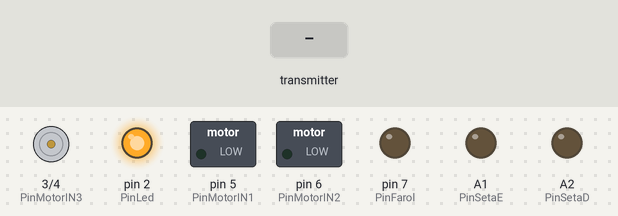
A sketch run on a simulated Arduino Uno, built with avr-gcc and run on an emulated ATmega328P. On the bench: motor-driver pin pairs drawn as motors (green arrow = first pin HIGH = forward, orange = second pin HIGH = backward, longer = more drive), switched loads named in the sketch (green lamp = pin HIGH), output pins drawn as LEDs (lit = HIGH). Dashed ring = blinking. Inputs (shaded band) come from the test bench. No radio packets arrive unless stated; what the sketch prints to the serial monitor is not drawn.

Above: at 1.2 s.
1.3 s: the transmitter starts sending R2 = 1
At 1.68 s:
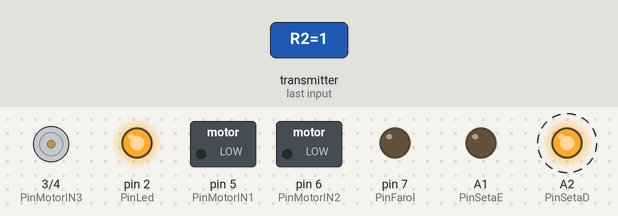
4.3 s: the transmitter starts sending RX = 256
At 5.5 s:
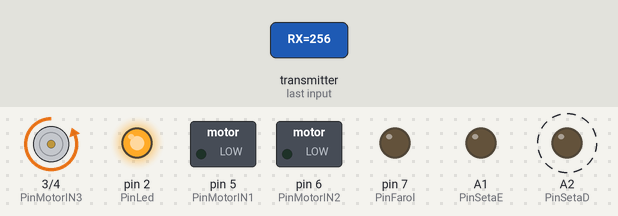
7.3 s: the transmitter starts sending L2 = 1
At 7.76 s:
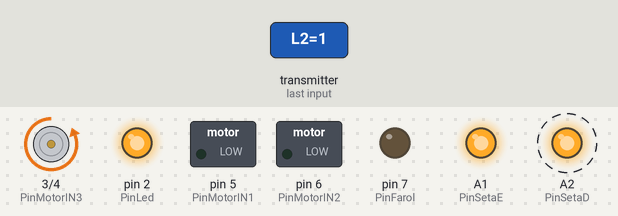
10.3 s: the transmitter starts sending RX = 0
At 10.84 s:
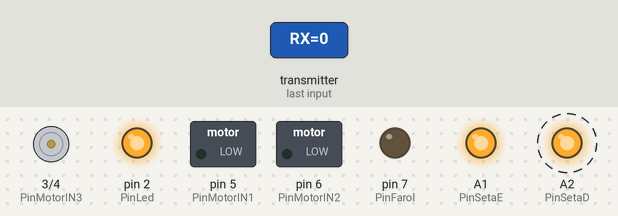
13.3 s: the transmitter starts sending R2 = 0
At 13.54 s:
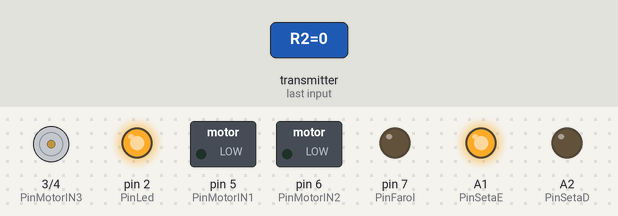
16.3 s: the transmitter starts sending L2 = 0
At 16.8 s:
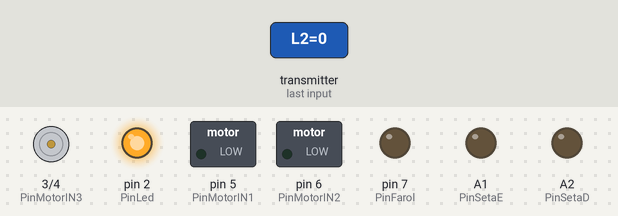
Timing chart, 0 to 19.3 s (numbered marks = the images above; inputs shaded):
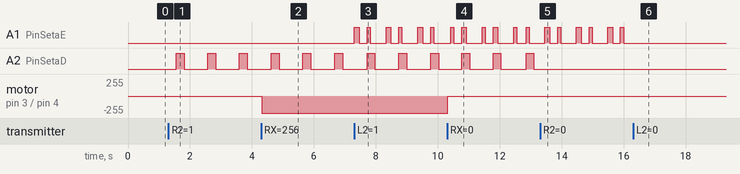

The sketch:

Controle_RF_RXTX.ino
```cpp
#include <Arduino.h>
#include <SPI.h>
#include <nRF24L01.h>
#include <RF24.h>
#include <Wire.h>
#include <EEPROM.h>
#include <avr/wdt.h>

#define radioID 1      //Informar "0" para Transmissor e "1" receptor
#define comentRadio 1  //Exibir comentário no monitor serial
#define CanalReceptor 100 //Define o canal do dispositivo receptor

#if radioID == 0
#include <PS2X_lib.h>
#include <MicroLCD.h>
#endif

#define PinCE 9    //Pino ao lado do Negativo
#define PinCSN 10  //Pino ao lado do positivo
//D11 MOSI
//D12 MISO
//D13 SCK
RF24 radio(PinCE, PinCSN);

unsigned long tempoOff;
int debounceBotao = 500;
unsigned long LastTimeVibra = millis();
int canal = EEPROM.read(150);

#if radioID == 0   //Se estiver no modo Transmissor executa esses dados
#define PS2_DAT 8  //Fio Marrom
#define PS2_CMD 7  //Fio Laranja
#define PS2_SEL 6  //Fio Amarelo
#define PS2_CLK 5  //Fio Azul
//Vermelho 3.3v
//Preto GND

PS2X ps2x;
LCD_SSD1306 lcd;
#define PinMotorVibro 2

int retornaZero(int mapa) {
  int PontoMortoControle = 15;
  if (mapa > -PontoMortoControle && mapa < PontoMortoControle) {
    return 0;
  } else {
    return mapa;
  }
}
#else  //Se estiver no modo Receptor executa esses dados
#define PinBuzzer A3
#define PinFarol 7
#define PinSetaE A1
#define PinSetaD A2
#define PinLed 2

#define PinMotorIN1 5
#define PinMotorIN2 6
#define PinMotorIN3 3
#define PinMotorIN4 4

int velocidadeMotor;
int marchaAtual = 1;
int SemSinal = 0;
int tempoDePisca = 8;  //Quando o bit 4 de millis ficar 1 o vaor e HIGH
int melody[] = { 300, 250, 600, 450, 250, 0, 300, 250 };
int noteDurations[] = { 4, 8, 8, 4, 4, 4, 4, 4 };
unsigned long millisBuzina = 0;
unsigned long pausaEntreNotas;
int notaAtual;

void buzina() {
  unsigned long currentMillis = millis();
  if (notaAtual < sizeof(melody) && currentMillis - millisBuzina >= pausaEntreNotas) {
    millisBuzina = currentMillis;
    int noteDuration = 1000 / noteDurations[notaAtual];
    tone(PinBuzzer, melody[notaAtual], noteDuration);
    pausaEntreNotas = noteDuration * 1.30;
    notaAtual++;
  }
}

typedef struct SelectAtivado { //Estrutura de status dos botoes. Apenas no receptor
  bool R2;
  bool R3;
  bool L2;
  bool L3;
  bool Cima;
  bool Baixo;
  bool Esquerda;
  bool Direita;
  bool Quadrado;
  bool Triangulo;
  bool Bolinha; //Usado para o led interno
  bool Xis;
  bool Start;
} SelectAtivado;
SelectAtivado selectAtivado;

#endif

typedef struct MeuReceptor {
  bool R1 = false;
  bool R2 = false; //Seta direita
  bool R3 = false;
  bool L1 = false;
  bool L2 = false; //Seta esquerda
  bool L3 = false;
  bool Cima = false;
  bool Baixo = false;
  bool Esquerda = false;
  bool Direita = false;
  bool Quadrado = false;
  bool Triangulo = false;
  bool Bolinha = false; //Ligar e desligar o farol
  bool Xis = false; //Buzina
  bool Start = false;
  bool Select = false;
  int MarchaAtual = 1;
} MeuReceptor;
MeuReceptor receptor;

typedef struct LastTimeButtonTime {
  unsigned long R1 = millis();
  unsigned long R2 = millis();
  unsigned long R3 = millis();
  unsigned long L1 = millis();
  unsigned long L2 = millis();
  unsigned long L3 = millis();
  unsigned long Cima = millis();
  unsigned long Baixo = millis();
  unsigned long Esquerda = millis();
  unsigned long Direita = millis();
  unsigned long Quadrado = millis();
  unsigned long Triangulo = millis();
  unsigned long Bolinha = millis();
  unsigned long Xis = millis();
  unsigned long Start = millis();
  unsigned long Select = millis();
} LastTimeButtonTime;
LastTimeButtonTime lastTimeButtonTime;

const byte address[][6] = { "00001", "00002" };

typedef struct Meujoystick {
  bool R1 = false;
  bool R2 = false;
  bool R3 = false;
  int RY = 0;
  int RX = 0;
  bool L1 = false;
  bool L2 = false;
  bool L3 = false;
  int LY = 0;
  int LX = 0;
  bool Cima = false;
  bool Baixo = false;
  bool Esquerda = false;
  bool Direita = false;
  bool Quadrado = false;
  bool Triangulo = false;
  bool Bolinha = false;
  bool Xis = false;
  bool Start = false;
  bool Select = false;
} MeuJoystick;
MeuJoystick joystick;

void setup() {
  wdt_enable(WDTO_2S);
#if comentRadio == 1
  Serial.begin(115200);
#endif

#if radioID == 0  //Se estiver no modo Transmissor executa esses dados
  lcd.begin();
  pinMode(PinMotorVibro, OUTPUT);
  ps2x.config_gamepad(PS2_CLK, PS2_CMD, PS2_SEL, PS2_DAT, false, false);

  radio.begin();
  radio.setAutoAck(false);
  radio.setChannel(canal);
  radio.setDataRate(RF24_250KBPS);
  radio.openWritingPipe(address[0]);
  radio.openReadingPipe(1, address[1]);
  radio.setPALevel(RF24_PA_HIGH);
  radio.startListening();
#else  //Se estiver no modo Receptor executa esses dados
  pinMode(PinMotorIN1, OUTPUT);
  pinMode(PinMotorIN2, OUTPUT);
  pinMode(PinMotorIN3, OUTPUT);
  pinMode(PinMotorIN4, OUTPUT);

  pinMode(PinFarol, OUTPUT);
  pinMode(PinSetaE, OUTPUT);
  pinMode(PinSetaD, OUTPUT);
  pinMode(PinBuzzer, OUTPUT);
  pinMode(PinLed, OUTPUT);
  digitalWrite(PinLed, HIGH);

  radio.begin();
  radio.setAutoAck(false);
  radio.setChannel(CanalReceptor);
  radio.setDataRate(RF24_250KBPS);
  radio.openWritingPipe(address[1]);
  radio.openReadingPipe(1, address[0]);
  radio.setPALevel(RF24_PA_HIGH);
  radio.startListening();
#endif
}

void loop() {
  wdt_reset();
#if radioID == 0
  dispositivo_TX();
#else
  dispositivo_RX();
#endif

  Serial.print("LX: ");
  Serial.print(joystick.LX);
  Serial.print(", LY: ");
  Serial.print(joystick.LY);
  Serial.print(", RX: ");
  Serial.print(joystick.RX);
  Serial.print(", RY: ");
  Serial.print(joystick.RY);
  Serial.print(", Cima: ");
  Serial.print(joystick.Cima);
  Serial.print(", Baixo: ");
  Serial.print(joystick.Baixo);
  Serial.print(", Esquerda: ");
  Serial.print(joystick.Esquerda);
  Serial.print(", Direita: ");
  Serial.print(joystick.Direita);
  Serial.print(", Quadrado: ");
  Serial.print(joystick.Quadrado);
  Serial.print(", Bolinha: ");
  Serial.print(joystick.Bolinha);
  Serial.print(", Triangulo: ");
  Serial.print(joystick.Triangulo);
  Serial.print(", Xis: ");
  Serial.print(joystick.Xis);
  Serial.print(", R1: ");
  Serial.print(joystick.R1);
  Serial.print(", R2: ");
  Serial.print(joystick.R2);
  Serial.print(", R3: ");
  Serial.print(joystick.R3);
  Serial.print(", L1: ");
  Serial.print(joystick.L1);
  Serial.print(", L2: ");
  Serial.print(joystick.L2);
  Serial.print(", L3: ");
  Serial.print(joystick.L3);
  Serial.print(", Marcha: ");
  Serial.print(receptor.MarchaAtual);
  Serial.print(" Start: ");
  Serial.print(joystick.Start);
  Serial.print(" Select Ativado: ");
  Serial.println(joystick.Select);
}

#if radioID == 0  //Se estiver no modo Transmissor executa esses dados
void dispositivo_TX() {
  ps2x.read_gamepad(false, false);

  joystick.LY = retornaZero(map(ps2x.Analog(PSS_LY), 0, 255, 255, -255));
  joystick.LX = retornaZero(map(ps2x.Analog(PSS_LX), 0, 255, -255, 255));
  joystick.RY = retornaZero(map(ps2x.Analog(PSS_RY), 0, 255, 255, -255));
  joystick.RX = retornaZero(map(ps2x.Analog(PSS_RX), 0, 255, -255, 255));

  //NewButtonState = clicar e soltar
  //ButtonPressed = Muda o estado e mantem. Se tava true, fica false e fica enviando o estado mantido

  if (ps2x.NewButtonState(PSB_START)) {
    joystick.Start = !joystick.Start;
  }
  if (ps2x.NewButtonState(PSB_SELECT)) {
    if (millis() - lastTimeButtonTime.Select >= debounceBotao) {
        lastTimeButtonTime.Select = millis();
        joystick.Select = !joystick.Select;
    }
    if ((millis() - LastTimeVibra) >= 500) {
      LastTimeVibra = millis();
      digitalWrite(PinMotorVibro, HIGH);
    } else {
      digitalWrite(PinMotorVibro, LOW);
    }
  }
  if (ps2x.NewButtonState(PSB_PAD_UP)) {
    joystick.Cima = !joystick.Cima;
  }
  if (ps2x.NewButtonState(PSB_PAD_DOWN)) {
    joystick.Baixo = !joystick.Baixo;
  }
  if (ps2x.NewButtonState(PSB_PAD_LEFT)) {
    joystick.Esquerda = !joystick.Esquerda;
  }
  if (ps2x.NewButtonState(PSB_PAD_RIGHT)) {
    joystick.Direita = !joystick.Direita;
  }
  if (ps2x.NewButtonState(PSB_CROSS)) {
    joystick.Xis = !joystick.Xis;
  }
  if (ps2x.NewButtonState(PSB_CIRCLE)) {
    joystick.Bolinha = !joystick.Bolinha;
  }
  if (ps2x.NewButtonState(PSB_SQUARE)) {
    joystick.Quadrado = !joystick.Quadrado;
  }
  if (ps2x.NewButtonState(PSB_TRIANGLE)) {
    joystick.Triangulo = !joystick.Triangulo;
  }
  if (ps2x.NewButtonState(PSB_R1)) {
    joystick.R1 = !joystick.R1;
  }
  if (ps2x.NewButtonState(PSB_R2)) {
    joystick.R2 = !joystick.R2;
  }
  if (ps2x.NewButtonState(PSB_R3)) {
    joystick.R3 = !joystick.R3;
  }
  if (ps2x.NewButtonState(PSB_L1)) {
    joystick.L1 = !joystick.L1;
  }
  if (ps2x.NewButtonState(PSB_L2)) {
    joystick.L2 = !joystick.L2;
  }
  if (ps2x.NewButtonState(PSB_L3)) {
    joystick.L3 = !joystick.L3;
  }

  //Motorzinho de celular ligado ao Pino 2 para dar feedback ao usuário ao entrar no modo SELECT
  if (joystick.Select) {
    if (ps2x.NewButtonState(PSB_R1)) {
      if (millis() - lastTimeButtonTime.R1 >= 300) {
        lastTimeButtonTime.R1 = millis();
        if (canal <= 127) {
          canal++;
        } else {
          canal = 1;
        }
        EEPROM.write(150, canal);
      }
      radio.setChannel(EEPROM.read(150));
    }
    if (ps2x.NewButtonState(PSB_L1)) {
      if (millis() - lastTimeButtonTime.L1 >= 300) {
        lastTimeButtonTime.L1 = millis();
        if (canal >= 1) {
          canal--;
        } else {
          canal = 127;
        }
        EEPROM.write(150, canal);
      }
      radio.setChannel(EEPROM.read(150));
    }
  }

  radio.stopListening();
  radio.write(&joystick, sizeof(joystick));
  radio.startListening();
  if (radio.available()) {
    radio.read(&receptor, sizeof(receptor));
  }

  lcd.setCursor(0, 0);
  lcd.setFontSize(FONT_SIZE_SMALL);
  String txtSelect = "Select: ";
  txtSelect += joystick.Select ? "ON " : "OFF";
  lcd.println(txtSelect);

  String zerar = "";
  if(canal<100 && canal>=10){
    zerar += "0";
  }else if(canal<10){
    zerar += "00";
  }else{
    zerar = "";
  }
  String txtCanal = "Canal: "+zerar;
  txtCanal += canal;
  lcd.println(txtCanal);

  String txtMarcha = "Marcha: ";
  txtMarcha += receptor.MarchaAtual;
  lcd.println(txtMarcha);
}
#else  //Se estiver no modo Receptor executa esses dados
void dispositivo_RX() {
  if (radio.available()) {
    radio.read(&joystick, sizeof(joystick));
    //Funções do MODO SELECT
    if (!joystick.Select) {  //Quando SELECT está desativado executa funções comum do carrinho
      if (joystick.Quadrado) {
        buzina();
      } else {
        noTone(PinBuzzer);
        notaAtual = 0;
      }

      if (joystick.Triangulo) {
        if (millis() - lastTimeButtonTime.Triangulo >= debounceBotao) {
          lastTimeButtonTime.Triangulo = millis();
          receptor.Triangulo = !receptor.Triangulo;
        }
      }
      if (receptor.Triangulo) {
        digitalWrite(PinSetaD, !bitRead(millis(), tempoDePisca));
        digitalWrite(PinSetaE, !bitRead(millis(), tempoDePisca));
      } else {
        digitalWrite(PinSetaE, LOW);
        digitalWrite(PinSetaD, LOW);
      }

      //Se apertar Bolinha uma vez muda o status do botao
      if (joystick.Bolinha) {
        if (millis() - lastTimeButtonTime.Bolinha >= debounceBotao) {
          lastTimeButtonTime.Bolinha = millis();
          receptor.Bolinha = !receptor.Bolinha;
        }
      }
      if (receptor.Bolinha) {
        digitalWrite(PinFarol, HIGH);
      } else {
        digitalWrite(PinFarol, LOW);
      }

      if (joystick.R2) {
        if (millis() - lastTimeButtonTime.R2 >= debounceBotao) {
          lastTimeButtonTime.R2 = millis();
          receptor.R2 = !receptor.R2;
        }
      }
      if (receptor.R2) {
        digitalWrite(PinSetaD, !bitRead(millis(), tempoDePisca));
      } else {
        digitalWrite(PinSetaD, LOW);
      }

      if (joystick.L2) {
        if (millis() - lastTimeButtonTime.L2 >= debounceBotao) {
          lastTimeButtonTime.L2 = millis();
          receptor.L2 = !receptor.L2;
        }
      }
      if (receptor.L2) {
        digitalWrite(PinSetaE, !bitRead(millis(), tempoDePisca));
      } else {
        digitalWrite(PinSetaE, LOW);
      }

      if (joystick.R1) {
        if (millis() - lastTimeButtonTime.R1 >= debounceBotao) {
          lastTimeButtonTime.R1 = millis();
          if (marchaAtual <= 4) {
            marchaAtual++;
          }
        }
        receptor.MarchaAtual = marchaAtual;
      }

      if (joystick.L1) {
        if (millis() - lastTimeButtonTime.L1 >= debounceBotao) {
          lastTimeButtonTime.L1 = millis();
          if (marchaAtual >= 2) {
            marchaAtual--;
          }
        }
        receptor.MarchaAtual = marchaAtual;
      }

      switch (marchaAtual) {
        case 1:
          velocidadeMotor = 135;
          break;
        case 2:
          velocidadeMotor = 165;
          break;
        case 3:
          velocidadeMotor = 195;
          break;
        case 4:
          velocidadeMotor = 225;
          break;
        case 5:
          velocidadeMotor = 255;
          break;
      }

    } else {  //Se SELECT estiver ativado
      if (joystick.Bolinha) {
        if (millis() - lastTimeButtonTime.Bolinha >= debounceBotao) {
          lastTimeButtonTime.Bolinha = millis();
          selectAtivado.Bolinha = !selectAtivado.Bolinha;
        }
      }
      if (selectAtivado.Bolinha) {
        digitalWrite(PinLed, LOW);
      } else {
        digitalWrite(PinLed, HIGH);
      }
    }

    //Mesmo com o SELECT ativo o Analógico continua funcionando LX, LY, RX e RY
    //DIREÇÃO
    int PontoMorto = 100; //Ponto morto do controle. Se o valor recebido for maior que PontoMorto, o motor aciona.
    if (joystick.LY > PontoMorto) {  //FRENTE
      analogWrite(PinMotorIN1, velocidadeMotor);
      digitalWrite(PinMotorIN2, LOW);
    } else if (joystick.LY < -PontoMorto) { //RÉ
      digitalWrite(PinMotorIN1, LOW);
      analogWrite(PinMotorIN2, velocidadeMotor);
    } else {
      digitalWrite(PinMotorIN1, LOW);
      digitalWrite(PinMotorIN2, LOW);
    }

    //SENTIDO
    if (joystick.RX > PontoMorto) {  //DIREITA
      digitalWrite(PinMotorIN3, LOW);
      analogWrite(PinMotorIN4, 150);
    } else if (joystick.RX < -PontoMorto) {  //ESQUERDA
      analogWrite(PinMotorIN3, 150);
      digitalWrite(PinMotorIN4, LOW);
    } else {
      digitalWrite(PinMotorIN3, LOW);
      digitalWrite(PinMotorIN4, LOW);
    }
    SemSinal = 0;

    radio.stopListening(); //Para de ler
    radio.write(&receptor, sizeof(receptor)); //Envia os dados
    radio.startListening(); //Volta a ler
  } else {
    if (millis() - tempoOff >= 500) {
      SemSinal++;
      if (SemSinal >= 3) {
        Serial.println("Sem Sinal");
        //Desliga o motor
        digitalWrite(PinMotorIN1, LOW);
        digitalWrite(PinMotorIN2, LOW);
        digitalWrite(PinMotorIN3, LOW);
        digitalWrite(PinMotorIN4, LOW);
      }
    }
  }
}
#endif
```

Measured:
- after the input at 1.3 s, A2 (PinSetaD): alternates HIGH for 0.25 s and LOW for 0.76 s, starting after 0.26 s
- after the input at 4.3 s, motor on pin 3 (PinMotorIN3) / pin 4 (PinMotorIN4): stopped → backward 255/255 at once
- after the input at 7.3 s, A1 (PinSetaE): LOW → HIGH at once, then repeats every 1.0 s: LOW 0.26 s, HIGH 0.10 s, LOW 0.51 s, HIGH 0.15 s
- after the input at 10.3 s, motor on pin 3 (PinMotorIN3) / pin 4 (PinMotorIN4): backward 255/255 → stopped at once
- after the input at 13.3 s, A2 (PinSetaD): stops changing and stays LOW
- after the input at 16.3 s, A1 (PinSetaE): stops changing and stays LOW
